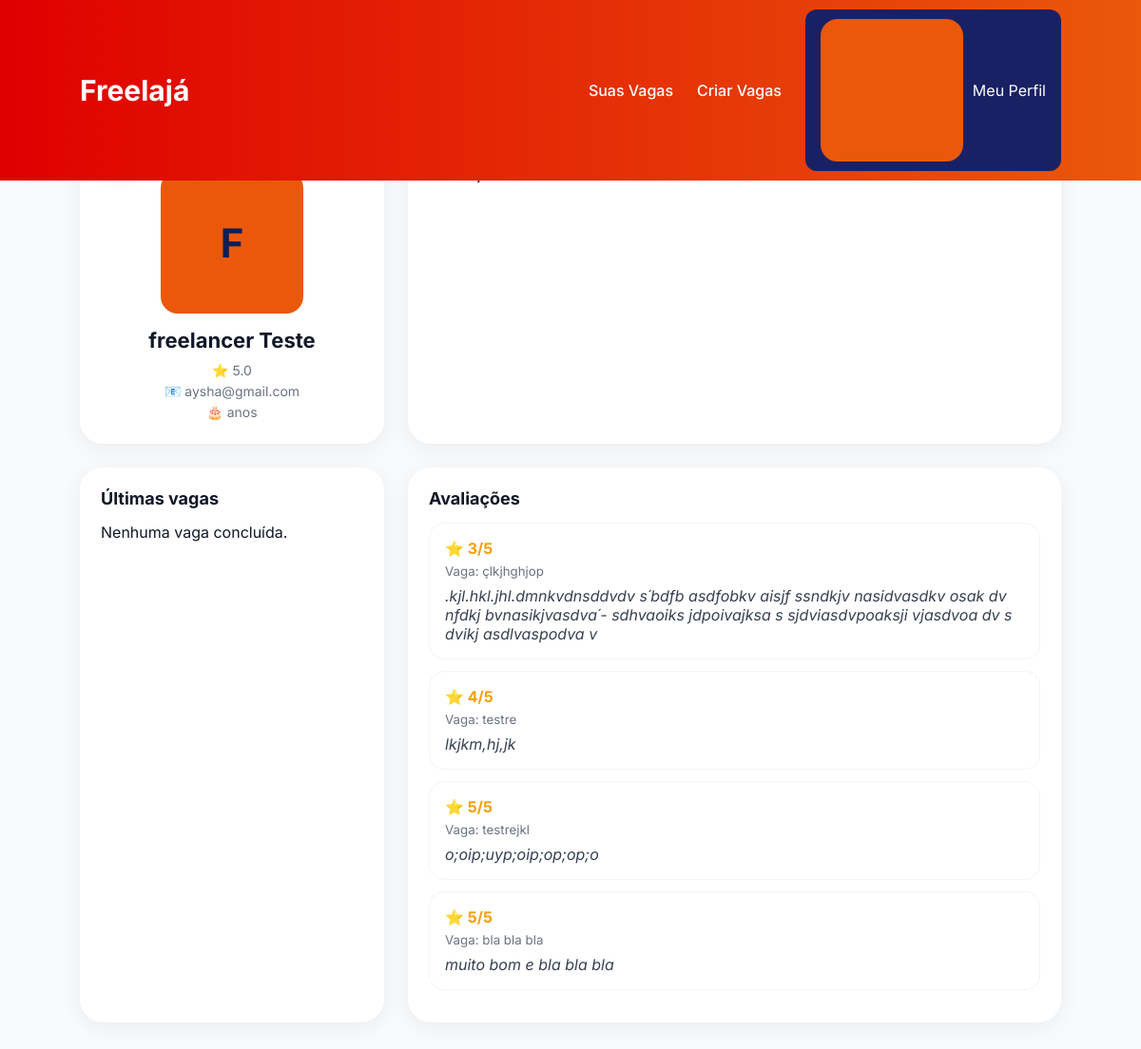
/perfis/freelancer/1/1/, run on an earlier commit of the app's database.
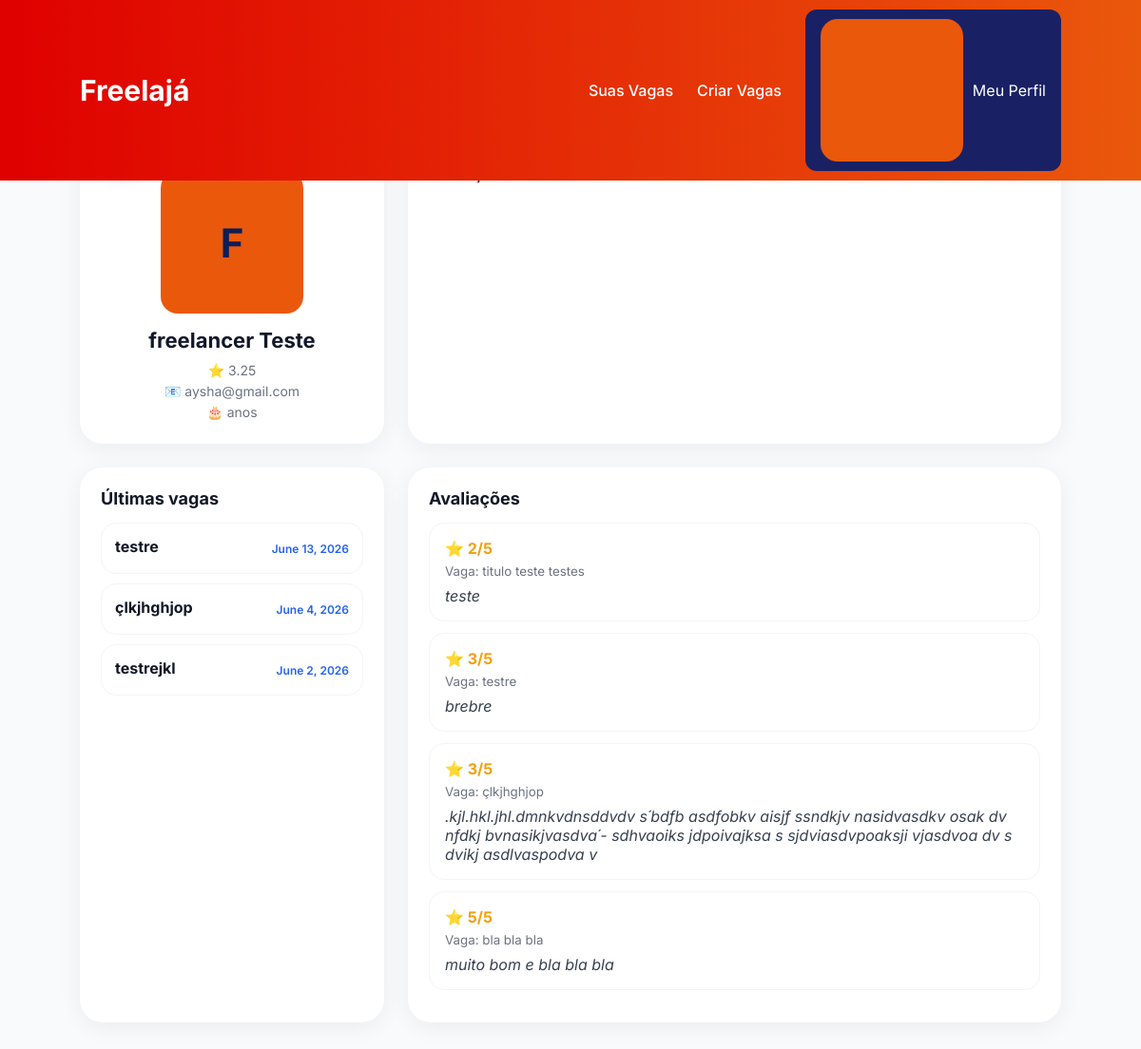
And on a later commit of the database.
### perfis/models.py (models this page shows, shortened)
class Freelancer(models.Model): # modelo para representar os freelancers que vão se candidatar aos eventos
    INTERESSES = [
        ("programacao", "Programação"),
        ("recepcao", "Recepção"),
        ("seguranca", "Segurança"),
        ("garcom", "Garçom"),
        ("bartender", "Bartender"),
        ("cozinha", "Cozinha / Buffet"),
        ("limpeza", "Limpeza"),
        ("som_luz", "Som e Luz"),
        ("montagem", "Montagem e Estrutura"),
        ("fotografia", "Fotografia"),
        ("filmagem", "Filmagem"),
        ("atendimento", "Atendimento"),
        ("geral", "Geral / Apoio"),
    ]
    usuario = models.OneToOneField(
        Usuario,
        on_delete=models.CASCADE
    )
    foto = models.ImageField(
        upload_to='freelancers/',
        blank=True,
        null=True
    )
    nomeCompleto = models.CharField(max_length=100)
    cpf = models.CharField(max_length=14, unique=True)
    experiencia = models.TextField() #texto livre para o freelancer descrever sua experiência na área de atuação
    avaliacao_media = models.FloatField(default=0, validators=[MinValueValidator(0), MaxValueValidator(5)])
    interesses = models.JSONField(
        default=list,
        blank=True
    )

### avaliacoes/models.py (models this page shows, shortened)
class AvaliaFreelancer(models.Model):
    empresa = models.ForeignKey( #relacionamento muitos-para-um, onde uma empresa pode avaliar vários freelancers, mas cada avaliação pertence a uma única empresa
        Empresa,
        on_delete=models.CASCADE
    )
    freelancer = models.ForeignKey( #relacionamento muitos-para-um, onde um freelancer pode ser avaliado por várias empresas, mas cada avaliação pertence a um único freelancer
        Freelancer,
        on_delete=models.CASCADE
    )
    vaga = models.ForeignKey(#
        Vaga,
        on_delete=models.CASCADE
)
    nota = models.IntegerField(
        validators=[MinValueValidator(1), MaxValueValidator(5)]
    )
    comentario = models.TextField(blank=True)
    criadoEm = models.DateTimeField(auto_now_add=True)
    class Meta:
        unique_together = ('empresa', 'freelancer', 'vaga') #garante que uma empresa possa avaliar um freelancer apenas uma vez por vaga

### vagas/models.py (models this page shows, shortened)
class Vaga(models.Model):
    imagem = models.ImageField(
        upload_to='vagas/static/img/', #diretório onde as imagens serão armazenadas
        blank=True,
        null=True
    )
    STATUS = (
        ('aberto', 'Aberto'),
        ('cancelado', 'Cancelado'),
        ('fechado', 'Fechado'),
    )
    empresa = models.ForeignKey( # Uma empresa pode ter vários eventos, mas um evento pertence a apenas uma empresa
        Empresa,
        on_delete=models.CASCADE,
        related_name='vagas'
    )
    titulo = models.CharField(max_length=150)
    descricao = models.TextField()
    quantidadeVagas = models.IntegerField()
    quantidadeSelecionados = models.IntegerField(default=0)
    dataEvento = models.DateField()
    horarioInicio = models.TimeField()
    horarioFim = models.TimeField()
    criadoEm = models.DateTimeField(auto_now_add=True)
    finalizadoEm = models.DateTimeField(blank=True, null=True)
    endereco = models.CharField(max_length=255)
    CATEGORIAS = [
        ("programacao", "Programação"),
        ("recepcao", "Recepção"),
        ("seguranca", "Segurança"),
        ("garcom", "Garçom"),
        ("bartender", "Bartender"),
        ("cozinha", "Cozinha / Buffet"),
        ("limpeza", "Limpeza"),
        ("som_luz", "Som e Luz"),
        ("montagem", "Montagem e Estrutura"),
        ("fotografia", "Fotografia"),
        ("filmagem", "Filmagem"),
        ("atendimento", "Atendimento"),
        ("geral", "Geral / Apoio"),
    ]
    categoria = models.CharField(
        max_length=50,
        choices=CATEGORIAS
    )
    detalhes = models.JSONField(
        default=list,
        blank=True
    )
    remuneracao = models.DecimalField(
        max_digits=8,
        decimal_places=2
    )
    status = models.CharField(
        max_length=20,
        choices=STATUS,
        default='aberto'
    )

class Candidatura(models.Model):
    STATUS = (
        ('pendente', 'Pendente'),
        ('aceito', 'Aceito'),
        ('recusado', 'Recusado'),
        ('finalizado', 'Finalizado'),
    )
    freelancer = models.ForeignKey(
        Freelancer, #relacionamento muitos-para-um, onde um freelancer pode se candidatar a vários eventos, mas cada candidatura pertence a um único freelancer
        on_delete=models.CASCADE
    )
    vaga = models.ForeignKey(
        Vaga, #relacionamento muitos-para-um, onde uma vaga pode ter várias candidaturas, mas cada candidatura pertence a uma única vaga
        on_delete=models.CASCADE
    )
    data_candidatura = models.DateTimeField(auto_now_add=True)
    mensagem_risco = models.TextField(#campo para armazenar mensagem do risco de atraso
        blank=True,             #verificar se é valido deixar
        null=True
    )
    confirmou_risco = models.BooleanField(default=False) #campo para o freelancer confirmar que leu e entendeu os riscos associados ao evento
    status = models.CharField(
        max_length=20,
        choices=STATUS,
        default='pendente'
    )
    class Meta:  #garante que um freelancer possa se candidatar uma vez para o mesmo evento
        unique_together = ('freelancer', 'vaga')

### usuario/models.py (models this page shows, shortened)
class Usuario(AbstractUser): #herda de AbstractUser para usar o sistema de autenticação do Django
    TIPOS = (
        ('empresa', 'Empresa'),
        ('freelancer', 'Freelancer'),
    )
    tipo_usuario = models.CharField(
        max_length=20,
        choices=TIPOS
    )

### perfis/views.py (the view)
# urls.py: path('freelancer/<int:freelancer_id>/<int:candidatura_id>/', views.perfilFreelancer, name='perfilFreelancer'),
def perfilFreelancer(request, freelancer_id, candidatura_id):
    freelancer = get_object_or_404(
        Freelancer,
        id=freelancer_id
    )
    ultimas_vagas = (
        Candidatura.objects
        .filter(
            freelancer=freelancer,
            status="aceito",
            vaga__status ="finalizado"
        )
        .select_related(
            "vaga",
            "vaga__empresa"
        )
        .order_by("-vaga__dataEvento")[:5]
    )
    candidatura = (
        Candidatura.objects
        .select_related("vaga", "vaga__empresa")
        .get(id=candidatura_id)
    )
    finalizado = candidatura.vaga.status == "finalizado"
    comentarios = (
        AvaliaFreelancer.objects
        .filter(
            freelancer=freelancer
        )
        .select_related(
            "vaga",
            "empresa"
        )
        .order_by("-id")
    )
    return render(
        request,
        "perfilFreelancer.html",
        {
            "freelancer": freelancer,
            "ultimas_vagas": ultimas_vagas,
            "comentarios": comentarios,
            "candidatura_id": candidatura_id,
            "finalizado":finalizado
        }
    )

### notificacoes/context_processors.py (called while the page is built)
def notificacoes_nao_lidas(request):
    if request.user.is_authenticated:
        total = Notificacao.objects.filter(
            usuario=request.user,
            lida=False
        ).count()
    else:
        total = 0
    return {
        'notificacoes_nao_lidas': total
    }

### perfis/templates/perfilFreelancer.html (shortened to what this page needs)
{% extends 'baseEmpresa.html' %}
{% load static %}
{% block css %}
<link rel="stylesheet" href="{% static 'css/perfilFreelancer.css' %}">
{% endblock %}
{% block content %}
<div class="profile-container">
    <div class="profile-header">
        <a href="javascript:history.back()" class="return-arrow"> ❮</a>
        <div class="profile-photo">
            {% if freelancer.foto %}
                <img src="{{ freelancer.foto.url }}">
            {% else %}
                <div class="avatar-placeholder">
                    {{ freelancer.nomeCompleto|first }}
                </div>
            {% endif %}
        </div>
        <div class="profile-info">
            <h1>{{ freelancer.nomeCompleto }}</h1>
            <p> ⭐ {{ freelancer.avaliacao_media|default:"0.0" }}</p>
            <p> 📧 {{ freelancer.usuario.email }} </p>
            <p> 🎂 {{ freelancer.idade }} anos</p>
        </div>
    </div>
    <div class="section-card">
        <h2>Sobre mim</h2>
        <p> {{ freelancer.experiencia|default:"Nenhuma descrição cadastrada." }} </p>
    </div>
    <div class="section-card">
        <h2>Últimas vagas</h2>
        {% for candidatura in ultimas_vagas %}
            <div class="history-item">
                <div>
                    <strong>{{ candidatura.vaga.titulo }} </strong>
                </div>
                <span> {{ candidatura.vaga.dataEvento }}</span>
            </div>
        {% empty %}
            <p>Nenhuma vaga concluída.</p>
        {% endfor %}
    </div>
    <div class="section-card">
        <h2>Avaliações</h2>
        {% for comentario in comentarios %}
            <div class="review-card">
                <div class="review-header">
                    <span>⭐ {{ comentario.nota }}/5</span>
                </div>
                <small>Vaga: {{ comentario.vaga.titulo }}</small>
                <p>{{ comentario.comentario }} </p>
            </div>
        {% empty %}
            <p>Ainda não possui avaliações.</p>
        {% endfor %}
    </div>
</div>
{% endblock %}

What changed in the data, as far as the page shows it:
removed AvaliaFreelancer: nota "4", vaga.titulo "testre", comentario "lkjkm,hj,jk"
removed AvaliaFreelancer: nota "5", vaga.titulo "testrejkl", comentario "o;oip;uyp;oip;op;op;o"
changed Freelancer "freelancer Teste": avaliacao_media "5.0" → "3.25"
now on this page (row edited): Candidatura: vaga.titulo "testre", vaga.dataEvento "June 13, 2026"
now on this page (row unchanged): Candidatura: vaga.titulo "çlkjhghjop", vaga.dataEvento "June 4, 2026"
now on this page (row edited): Candidatura: vaga.titulo "testrejkl", vaga.dataEvento "June 2, 2026"
added AvaliaFreelancer: nota "2", vaga.titulo "titulo teste testes", comentario "teste"
added AvaliaFreelancer: nota "3", vaga.titulo "testre", comentario "brebre"
Also different on the page:
text no longer shown: "Nenhuma vaga concluída."
